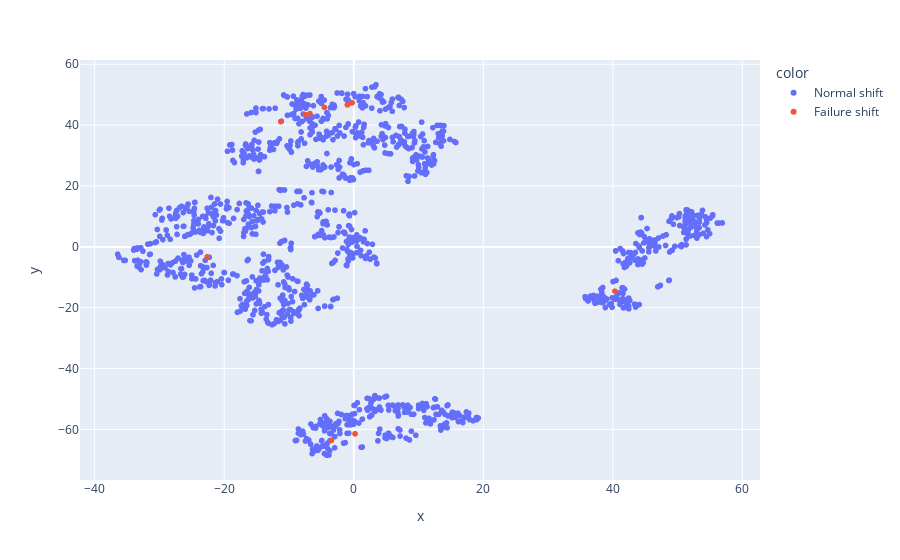

Notebook code for this chart:
### Code cell
machine = 'WOS___176L'
# start_date = datetime.strptime('2021-01-27T17:00:00Z', '%Y-%m-%dT%H:%M:%SZ').replace(tzinfo=timezone.utc)
# end_date = datetime.strptime('2021-01-28T05:00:00Z', '%Y-%m-%dT%H:%M:%SZ').replace(tzinfo=timezone.utc)

start_date = datetime.strptime('2021-01-13T06:00:00Z', '%Y-%m-%dT%H:%M:%SZ').replace(tzinfo=timezone.utc)
end_date = datetime.strptime('2021-01-13T17:00:00Z', '%Y-%m-%dT%H:%M:%SZ').replace(tzinfo=timezone.utc)

data = pd.read_csv(os.path.join(DATA_PATH, machine+'_norm.csv'), parse_dates=['time'])

selected_times = data[(data['time'] > start_date) & (data['time'] < end_date)]['time']

df = data.copy()
method = 'tsne'

df['color'] = df.apply(
    lambda row: 'Failure shift' if row['time'] in list(selected_times) else 'Normal shift',
    axis=1
)

X = df.drop(columns=['time', 'color'])

if method == 'tsne':
    X_embedded = TSNE(
        n_components=2,
        random_state=RANDOM_STATE
    ).fit_transform(X)
    X_embedded = pd.DataFrame(X_embedded)
    df['x'] = X_embedded[0]
    df['y'] = X_embedded[1]
elif method=='pca':
    pca = PCA(n_components=2).fit_transform(X.values)
    df['x'] = pca[:,0]
    df['y'] = pca[:,1]
fig = px.scatter(df, x='x', y='y', color='color', hover_name='time')
fig.show()

### Figure 1 — Plotly figure (JSON) as saved in the notebook; plotly's stock layout.template omitted (floating-point values rounded to 4 significant figures; data arrays with more than 128 entries replaced by an {"elided": "..."} marker saying what was removed)
{"data": [{"hovertemplate": "<b>%{hovertext}</b><br><br>color=Normal shift<br>x=%{x}<br>y=%{y}<extra></extra>", "hovertext": {"elided": "1233 str values"}, "legendgroup": "Normal shift", "marker": {"color": "#636efa", "symbol": "circle"}, "mode": "markers", "name": "Normal shift", "showlegend": true, "type": "scattergl", "x": {"elided": "1233 float values"}, "xaxis": "x", "y": {"elided": "1233 float values"}, "yaxis": "y"}, {"hovertemplate": "<b>%{hovertext}</b><br><br>color=Failure shift<br>x=%{x}<br>y=%{y}<extra></extra>", "hovertext": ["2021-01-13T07:00:00+00:00", "2021-01-13T08:00:00+00:00", "2021-01-13T09:00:00+00:00", "2021-01-13T10:00:00+00:00", "2021-01-13T11:00:00+00:00", "2021-01-13T12:00:00+00:00", "2021-01-13T13:00:00+00:00", "2021-01-13T14:00:00+00:00", "2021-01-13T15:00:00+00:00", "2021-01-13T16:00:00+00:00"], "legendgroup": "Failure shift", "marker": {"color": "#EF553B", "symbol": "circle"}, "mode": "markers", "name": "Failure shift", "showlegend": true, "type": "scattergl", "x": [-0.2577, 0.1975, -4.548, -11.28, -22.62, -6.772, -7.451, -3.453, -0.9793, 40.32], "xaxis": "x", "y": [47.33, -61.43, 45.84, 41.18, -3.284, 43.79, 43.37, -63.6, 46.67, -14.56], "yaxis": "y"}], "layout": {"legend": {"title": {"text": "color"}, "tracegroupgap": 0}, "margin": {"t": 60}, "xaxis": {"anchor": "y", "domain": [0, 1], "title": {"text": "x"}}, "yaxis": {"anchor": "x", "domain": [0, 1], "title": {"text": "y"}}}}
